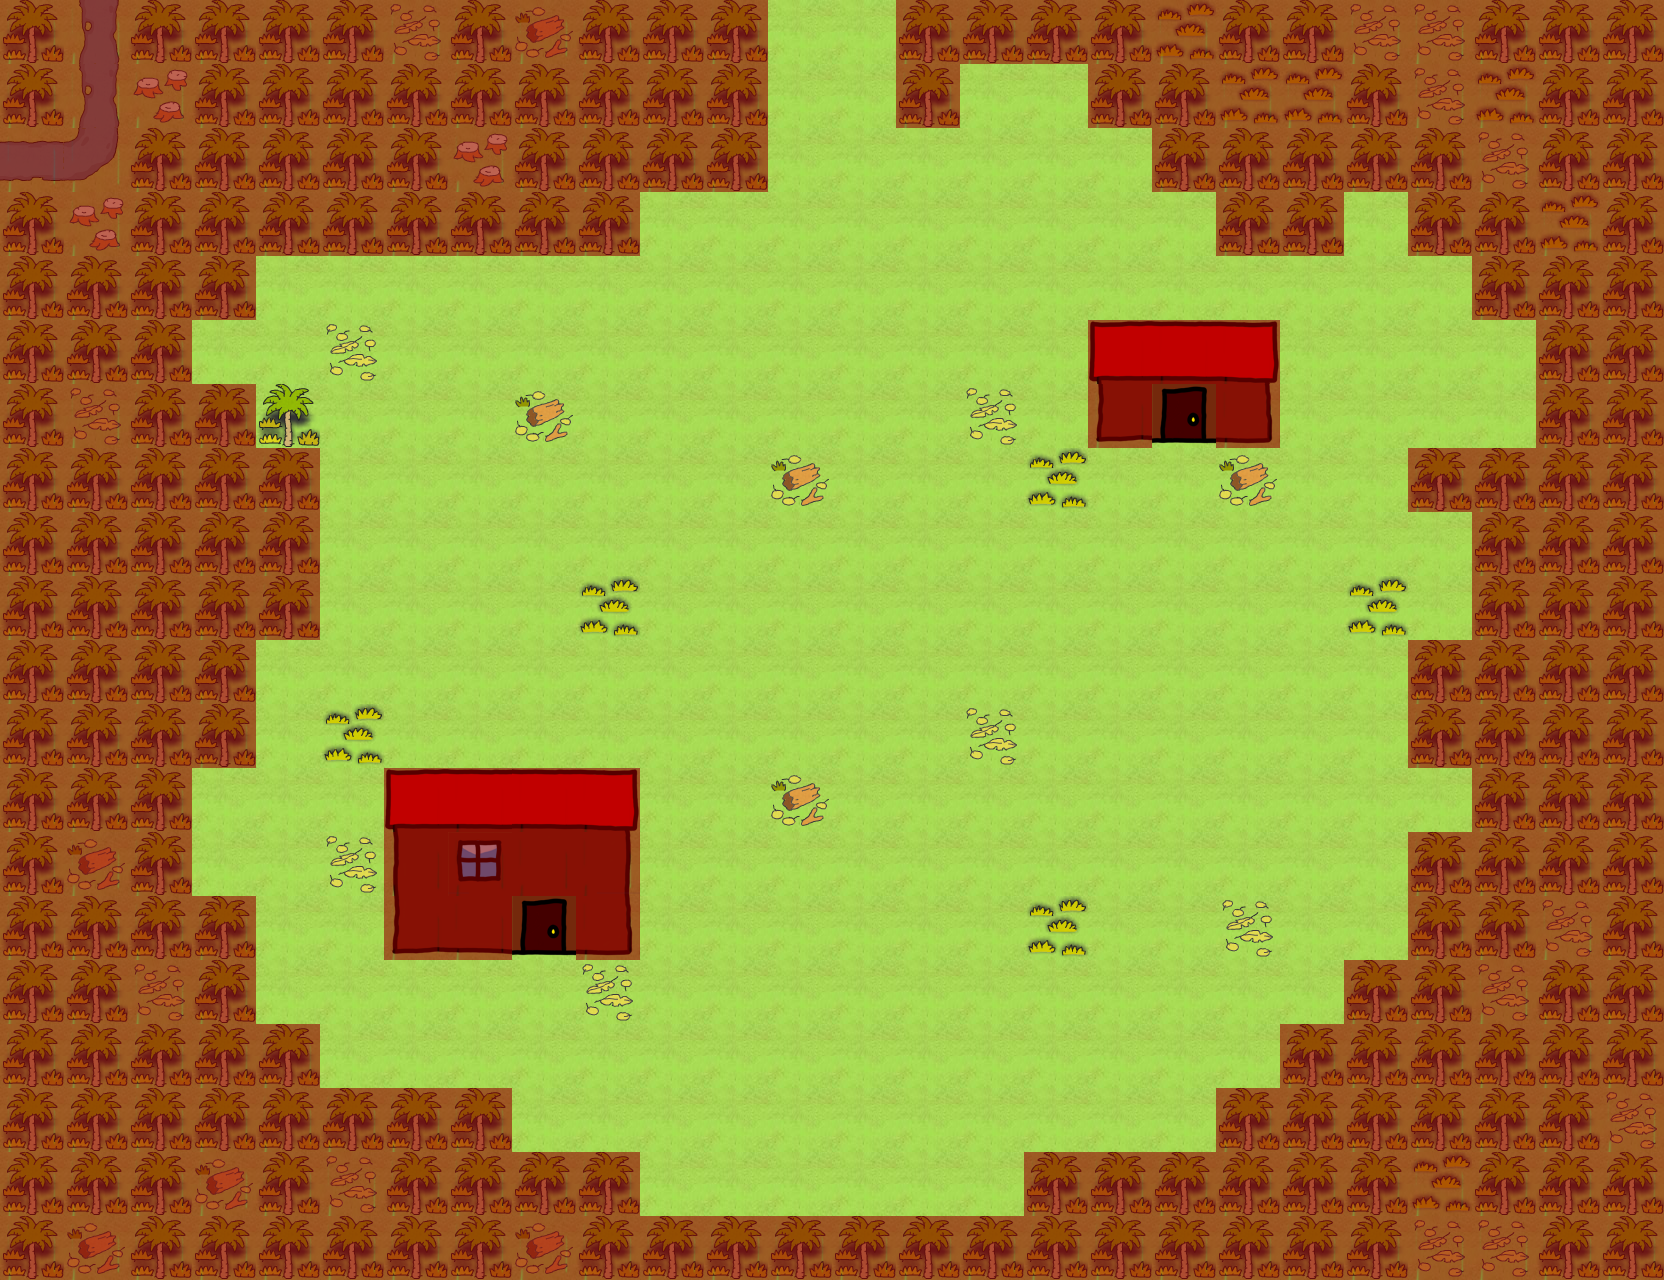

The image is a tile-based game level rendered from a .tmx file. Its description and source (layers, tilesets, objects; grid data summarised) follow:
An orthogonal 26x20 tile map with 64x64 px tiles, 3 tile layers (Ground, Decor, SpecialLayer), 5 tilesets and 11 objects (characters/player/player_one, characters/npcs/heidi/heidi, sign/route_sign, tile_trigger/exit_to_house, tile_trigger/exit_to_road_west, ...).

<map version="1.0" orientation="orthogonal" width="26" height="20" tilewidth="64" tileheight="64">
 <tileset firstgid="1" name="water" tilewidth="64" tileheight="64">
  <image source="../../../../tiles/water.png" width="320" height="1216" />
 </tileset>
 <tileset firstgid="96" name="jungle" tilewidth="64" tileheight="64">
  <image source="../../../../tiles/jungle.png" width="320" height="1216" />
 </tileset>
 <tileset firstgid="191" name="objects" tilewidth="64" tileheight="64">
  <image source="../../../../tiles/objects.png" width="320" height="1216" />
 </tileset>
 <tileset firstgid="286" name="special" tilewidth="64" tileheight="64">
  <image source="../../../../tiles/special.png" width="320" height="1216" />
 </tileset>
 <tileset firstgid="381" name="house" tilewidth="64" tileheight="64">
  <image source="../../../../tiles/house.png" width="320" height="640" />
 </tileset>
 <layer name="Ground" width="26" height="20">
  <data>[520 cells, 520 non-empty, 1 distinct tile ids]</data>
 </layer>
 <layer name="Decor" width="26" height="20">
  <data>[520 cells, 277 non-empty, 19 distinct tile ids]</data>
 </layer>
 <layer name="SpecialLayer" width="26" height="20">
  <data>[520 cells, 259 non-empty, 1 distinct tile ids]</data>
 </layer>
 <objectgroup name="Object Layer 1" width="26" height="20">
  <object name="characters/player/player_one" gid="191" x="1152" y="448" />
  <object name="characters/npcs/heidi/heidi" gid="196" x="0" y="1216" />
  <object name="sign/route_sign" gid="193" x="960" y="256" />
  <object name="tile_trigger/exit_to_house" gid="197" x="1152" y="448" />
  <object name="tile_trigger/exit_to_road_west" gid="197" x="768" y="0" />
  <object name="tile_trigger/exit_to_road_east" gid="197" x="832" y="0" />
  <object name="player_data/player_data" gid="192" x="0" y="64" />
  <object name="characters/npcs/generic/villager1" gid="196" x="1088" y="768" />
  <object name="characters/npcs/generic/villager2" gid="196" x="640" y="576" />
  <object name="characters/npcs/generic/villager3" gid="196" x="768" y="960" />
  <object name="characters/npcs/generic/villager4" gid="196" x="1088" y="960" />
 </objectgroup>
</map>
